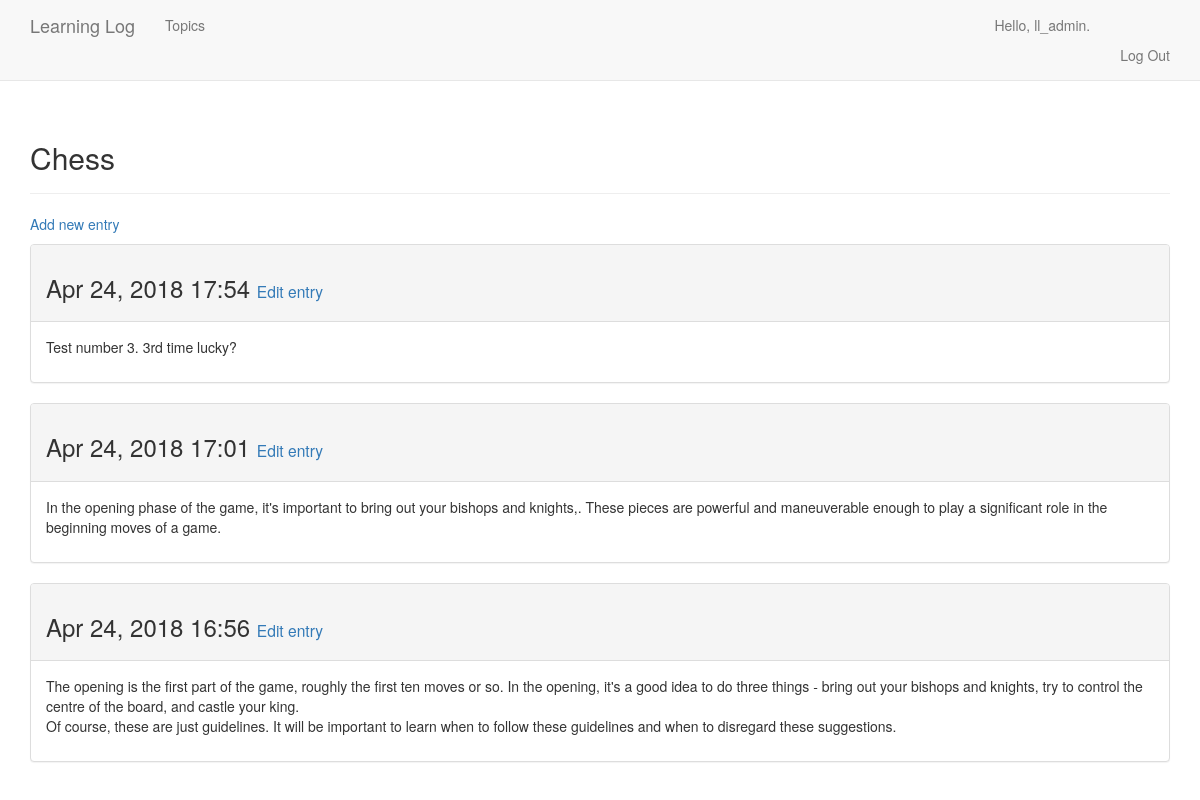
The page /topics/1/ (signed in) on the database its author committed.
### learning_logs/models.py (models this page shows, shortened)
class Topic(models.Model):
    text = models.CharField(max_length=200)
    date_added = models.DateTimeField(auto_now_add=True)
    owner = models.ForeignKey(User, on_delete=models.CASCADE)
    def __str__(self):
        return self.text

class Entry(models.Model):
    topic = models.ForeignKey(Topic, on_delete=models.CASCADE)
    text = models.TextField()
    date_added = models.DateTimeField(auto_now_add=True)
    class Meta:
        verbose_name_plural = 'entries'

### learning_logs/views.py (the view)
# urls.py: path('topics/<int:topic_id>/', views.topic, name='topic'),
@login_required
def topic(request, topic_id):
    topic = Topic.objects.get(id=topic_id)
    if topic.owner != request.user:
        raise Http404
    entries = topic.entry_set.order_by('-date_added')
    context = {'topic': topic, 'entries': entries}
    return render(request, 'learning_logs/topic.html', context)

### learning_logs/templates/learning_logs/topic.html
{% extends 'learning_logs/base.html' %}
{% block header %}
  <h2>{{ topic }}</h2>
{% endblock header %}
{% block content %}
  <p>
    <a href="{% url 'learning_logs:new_entry' topic.id %}">Add new entry</a>
  </p>
  {% for entry in entries %}
    <div class="panel panel-default">
	  <div class="panel-heading">
	    <h3>
		  {{ entry.date_added|date:'M d, Y H:i' }}
		  <small>
		    <a href="{% url 'learning_logs:edit_entry' entry.id %}">
			  Edit entry</a>
		  </small>
		</h3>
      </div>
	  <div class="panel-body">
	    {{ entry.text|linebreaks }}
	  </div>
	</div>
  {% empty %}
    There are no entries for this topic yet.
  {% endfor %}
{% endblock content %}

### learning_logs/templates/learning_logs/base.html (shortened to what this page needs)
{% load bootstrap3 %}
<!DOCTYPE html>
<html lang="en">
  <head>
	{% bootstrap_css %}
  </head>
  <body>
	<nav class="navbar navbar-default navbar-static-top">
	  <div class="container">
	    <div class="navbar-header">
		  <a class="navbar-brand" href="{% url 'learning_logs:index' %}">
		      Learning Log</a>
		</div>
		<div id="navbar" class="navbar-collapse collapse">
		  <ul class="nav navbar-nav">
		    <li><a href="{% url 'learning_logs:topics' %}">Topics</a></li>
		  </ul>
		  <ul class="nav navbar-nav navbar-right">
		    {% if user.is_authenticated %}
			  <li><a>Hello, {{ user.username }}.<a></li>
			  <li><a href="{% url 'users:logout' %}">Log Out</a></li>
			{% else %}
			  <li><a href="{% url 'users:register' %}">Register</a></li>
			  <li><a href="{% url 'users:login' %}">Log In</a></li>
			{% endif %}
		  </ul>
		</div>
	  </div>
	</nav>
	<div class="container">
	  <div class="page-header">
	    {% block header %}{% endblock header %}
	  </div>
	  <div>
	    {% block content %}{% endblock content %}
	  </div>
	</div>
  </body>
</html>

### rows shown on the page
Topic: text "Chess"
Entry: date_added "Apr 24, 2018 17:54", text "Test number 3. 3rd time lucky?"
Entry: date_added "Apr 24, 2018 17:01", text "In the opening phase of the game, it's important to bring out your bishops and knights,. These pieces are powerful and maneuverable enough to play a significant role in the beginning moves of a game."
Entry: date_added "Apr 24, 2018 16:56", text "The opening is the first part of the game, roughly the first ten moves or so. In the opening, it's a good idea to do three things - bring out your bishops and knights, try to control the centre of the board, and castle your king. Of course, these are just guidelines. It will be important to learn when to follow these guidelines and when to disregard these suggestions."

### other values the page prints
{{ user.username }} "ll_admin"
